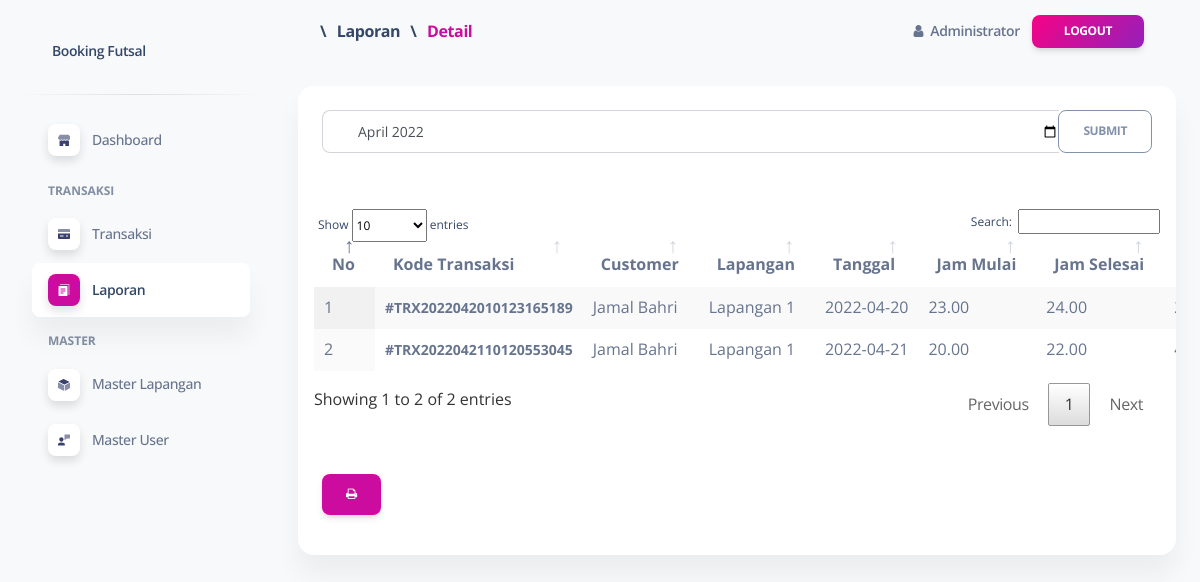
The page /media.php?module=laporan&act=detail&timeline=bulanan&time=2022-04 (signed in) on the database its author committed.
### tables this page shows
CREATE TABLE `transaksi` (
  `id` int(11) NOT NULL,
  `kode_transaksi` varchar(255) NOT NULL,
  `id_customer` int(11) NOT NULL,
  `id_lapangan` int(11) NOT NULL,
  `nama_customer` varchar(255) NOT NULL,
  `jam_mulai` int(11) NOT NULL,
  `durasi` int(11) NOT NULL,
  `harga` int(11) NOT NULL,
  `tanggal` date NOT NULL,
  `status` int(11) NOT NULL DEFAULT 0,
  `created_by` int(11) NOT NULL,
  `created_at` datetime NOT NULL DEFAULT current_timestamp(),
  `updated_by` int(11) NOT NULL,
  `updated_at` datetime NOT NULL DEFAULT current_timestamp() ON UPDATE current_timestamp()
);

CREATE TABLE `lapangan` (
  `id` int(11) NOT NULL,
  `nama` varchar(255) NOT NULL,
  `deskripsi` text NOT NULL,
  `tipe` varchar(255) NOT NULL,
  `json` text DEFAULT NULL,
  `aktif` int(1) NOT NULL DEFAULT 1,
  `created_by` int(11) NOT NULL,
  `created_at` datetime NOT NULL DEFAULT current_timestamp(),
  `updated_by` int(11) NOT NULL,
  `updated_at` datetime NOT NULL DEFAULT current_timestamp() ON UPDATE current_timestamp()
);

### module/laporan/detail.php (the view, shortened to what this page needs)
<div class="row">
  <div class="col-sm-12">
    <div class="card">
      <div class="card-header">
        <div class="d-print-none">
          <form>
            <div class="form-group">
              <div class="input-group">
                <?php if ($_GET['timeline']=='harian'): ?>
                  <input type="date" name="time" class="form-control" value="<?=isset($_GET['time']) ? $_GET['time'] : date('Y-m-d') ?>">
                <?php elseif ($_GET['timeline']=='bulanan') : ?>
                  <input type="month" name="time" class="form-control" value="<?=isset($_GET['time']) ? $_GET['time'] : date('Y-m') ?>">
                <?php elseif ($_GET['timeline']=='tahunan') : ?>
                  <input type="number" name="time" class="form-control" min="2020" max="2077" value="<?=isset($_GET['time']) ? $_GET['time'] : date('Y') ?>">
                <?php endif ?>
                <div class="input-group-append">
                  <button class="btn btn-outline-secondary" type="submit" style="margin-bottom: 0;">Submit</button>
                </div>
              </div>
            </div>
          </form>
        </div>
      </div>
      <div class="card-body px-0 pt-0 pb-2">
        <div class="table-responsive p-3">
          <table class="table display" id="datatables">
            <thead>
              <tr>
                <th>No</th>
                <th>Kode Transaksi</th>
                <th>Customer</th>
                <th>Lapangan</th>
                <th>Tanggal</th>
                <th>Jam Mulai</th>
                <th>Jam Selesai</th>
                <th>Harga</th>
              </tr>
            </thead>
            <tbody>
              <?php
              $no=0;
              if ($_GET['timeline']=='harian') {
                $query = mysqli_query($conn,"SELECT * from transaksi where tanggal = '".$_GET['time']."' order by tanggal,jam_mulai");
              }elseif ($_GET['timeline']=='bulanan') {
                $query = mysqli_query($conn,"SELECT * from transaksi where tanggal like '".$_GET['time']."%' order by tanggal,jam_mulai");
              }elseif ($_GET['timeline']=='tahunan') {
                $query = mysqli_query($conn,"SELECT * from transaksi where tanggal like '".$_GET['time']."%' order by tanggal,jam_mulai");
              }
              foreach ($query as $row): $no++;
                $end = $row['jam_mulai']+$row['durasi'];
                $lapangan = mysqli_fetch_array(mysqli_query($conn,"SELECT * from lapangan where id = '".$row['id_lapangan']."'"));
                ?>
                <tr>
                  <td><?php echo $no ?></td>
                  <td><small><b>#TRX<?php echo $row['kode_transaksi'] ?></b></small></td>
                  <td><?php echo $row['nama_customer'] ?></td>
                  <td><?php echo $lapangan['nama'] ?></td>
                  <td><?php echo $row['tanggal'] ?></td>
                  <td><?php echo $row['jam_mulai'].".00" ?></td>
                  <td><?php echo $end > 24 ? $end - 24 : $end ?>.00</td>
                  <td><?php echo $row['harga'] ?></td>
                </tr>
              <?php endforeach ?>
            </tbody>
          </table>
        </div>
      </div>
      <div class="card-footer">
        <a href="module/<?php echo $_GET['module'] ?>/print.php?<?=http_build_query($_GET)?>" target="_blank" class="btn btn-primary"><i class="fa fa-print"></i></a>
      </div>
    </div>
  </div>
</div>

### layout/head.php (style rules this page uses)
th { text-align: left; }

### rows shown on the page
transaksi: kode_transaksi "2022042010123165189", nama_customer "Jamal Bahri", id_lapangan.nama "Lapangan 1", tanggal "2022-04-20", jam_mulai "23", end "24"
transaksi: kode_transaksi "2022042110120553045", nama_customer "Jamal Bahri", id_lapangan.nama "Lapangan 1", tanggal "2022-04-21", jam_mulai "20", end "22"

### other values the page prints
implode(" <span style='padding:6px'>\</span> ",$bc) "\\ \\"
$bread['text'] "Laporan Detail"
$_SESSION['nama'] "Administrator"
